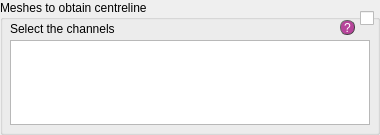
          <widget class="QGroupBox" name="groupBox_6">
           <property name="sizePolicy">
            <sizepolicy hsizetype="Preferred" vsizetype="Fixed">
             <horstretch>0</horstretch>
             <verstretch>0</verstretch>
            </sizepolicy>
           </property>
           <property name="minimumSize">
            <size>
             <width>380</width>
             <height>135</height>
            </size>
           </property>
           <property name="maximumSize">
            <size>
             <width>380</width>
             <height>135</height>
            </size>
           </property>
           <property name="styleSheet">
            <string notr="true">QGroupBox#proj_info{text-decoration: underline; font: 80 10pt &quot;Calibri Light&quot;;}
</string>
           </property>
           <property name="title">
            <string>Meshes to obtain centreline</string>
           </property>
           <widget class="QTableWidget" name="tabW_segm_3">
            <property name="geometry">
             <rect>
              <x>10</x>
              <y>40</y>
              <width>360</width>
              <height>85</height>
             </rect>
            </property>
            <property name="sizePolicy">
             <sizepolicy hsizetype="Fixed" vsizetype="Fixed">
              <horstretch>0</horstretch>
              <verstretch>0</verstretch>
             </sizepolicy>
            </property>
            <property name="minimumSize">
             <size>
              <width>360</width>
              <height>85</height>
             </size>
            </property>
            <property name="maximumSize">
             <size>
              <width>360</width>
              <height>85</height>
             </size>
            </property>
            <property name="styleSheet">
             <string notr="true">font: 25 8pt &quot;Calibri Light&quot;;</string>
            </property>
            <property name="verticalScrollBarPolicy">
             <enum>Qt::ScrollBarAsNeeded</enum>
            </property>
            <property name="horizontalScrollBarPolicy">
             <enum>Qt::ScrollBarAsNeeded</enum>
            </property>
            <property name="sizeAdjustPolicy">
             <enum>QAbstractScrollArea::AdjustToContentsOnFirstShow</enum>
            </property>
           </widget>
           <widget class="QLabel" name="lab_ch1_6">
            <property name="geometry">
             <rect>
              <x>10</x>
              <y>20</y>
              <width>300</width>
              <height>18</height>
             </rect>
            </property>
            <property name="sizePolicy">
             <sizepolicy hsizetype="Preferred" vsizetype="Fixed">
              <horstretch>0</horstretch>
              <verstretch>0</verstretch>
             </sizepolicy>
            </property>
            <property name="minimumSize">
             <size>
              <width>300</width>
              <height>18</height>
             </size>
            </property>
            <property name="maximumSize">
             <size>
              <width>300</width>
              <height>16777215</height>
             </size>
            </property>
            <property name="styleSheet">
             <string notr="true">font: 25 10pt &quot;Calibri Light&quot;;</string>
            </property>
            <property name="text">
             <string>Select the channels</string>
            </property>
           </widget>
           <widget class="QPushButton" name="q_orient_8">
            <property name="geometry">
             <rect>
              <x>340</x>
              <y>20</y>
              <width>15</width>
              <height>15</height>
             </rect>
            </property>
            <property name="styleSheet">
             <string notr="true">QPushButton{border-radius:7px;
border-width: 1px;
border-style: outset;
border-color: rgb(66, 66, 66);
background-color: rgba(162, 0, 122,180);
color: rgb(255, 255, 255);
font: 9pt &quot;Calibri Light&quot;;}

QPushButton:hover{
background-color: rgb(0, 0, 0);
border-color: #672146
}</string>
            </property>
            <property name="text">
             <string>?</string>
            </property>
           </widget>
           <widget class="QCheckBox" name="checkBox_4">
            <property name="geometry">
             <rect>
              <x>360</x>
              <y>10</y>
              <width>16</width>
              <height>17</height>
             </rect>
            </property>
            <property name="text">
             <string/>
            </property>
           </widget>
          </widget>
